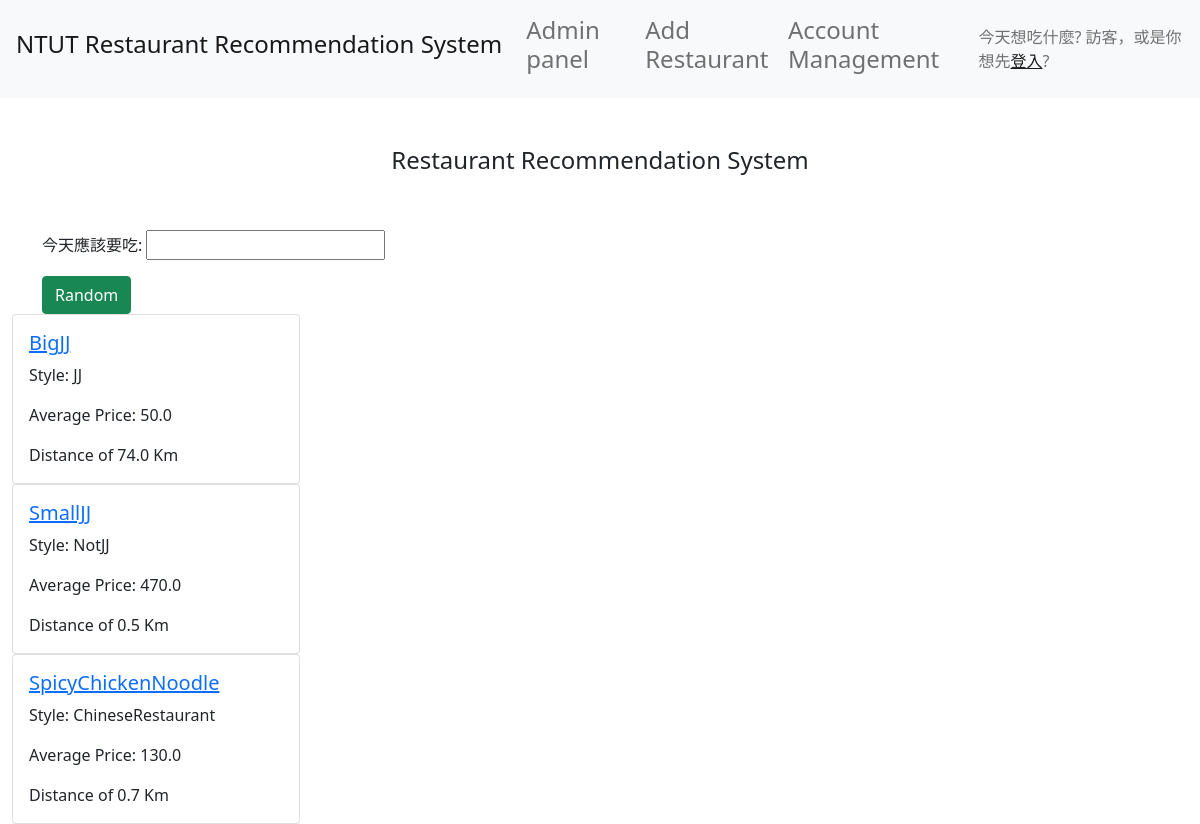
/, run on an earlier commit of the app's database.
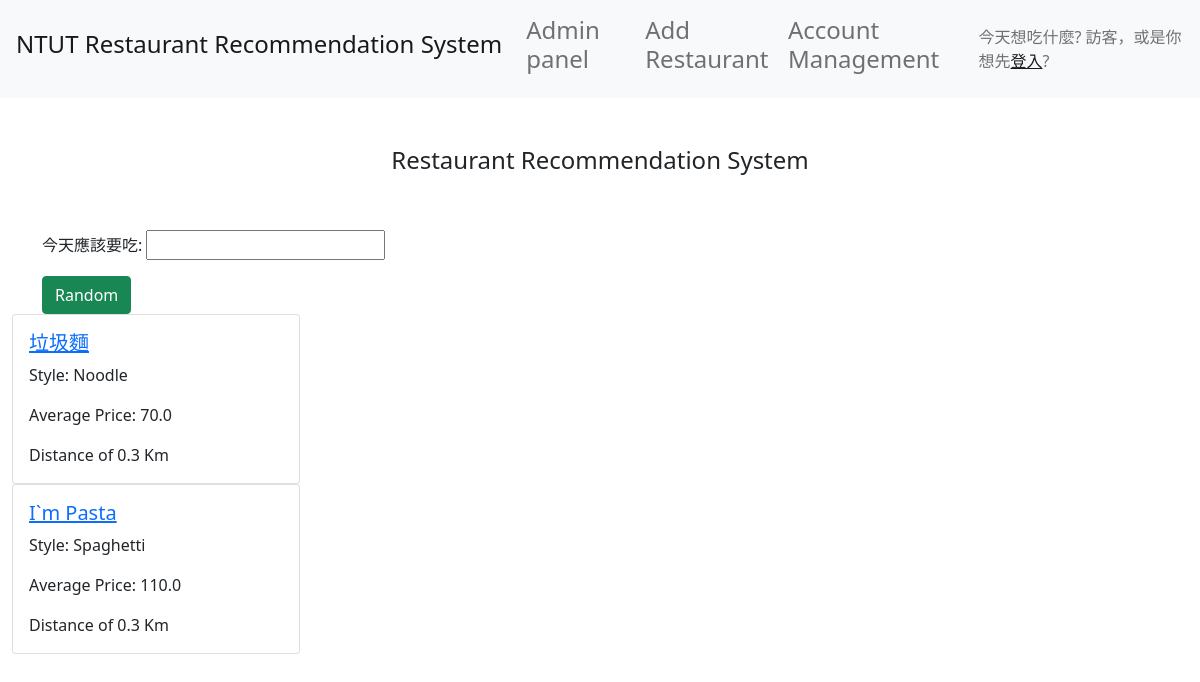
And on a later commit of the database.
### Restaurant/models.py (models this page shows, shortened)
class Restaurant(models.Model):
    STYLE_CHOICES = ()
    Name = models.CharField(max_length=50,
                            verbose_name='餐廳名字')
    Style = models.CharField(max_length=50,
                            verbose_name='餐廳類型')
    Price = models.DecimalField(max_digits=7,
                                decimal_places=1,
                                blank=True,
                                null=True,
                                verbose_name='價位')
    Img = models.ImageField(upload_to='Restaurant_Image/',
                            blank=True,
                            verbose_name='餐廳圖片')
    Distance = models.DecimalField(max_digits=7,
                                decimal_places=1,
                                blank=True,
                                null=True,
                                verbose_name='與學校距離')
    Address = models.CharField(max_length=50,
                            verbose_name='餐廳地址')
    Rating = models.DecimalField(max_digits=7,
                                decimal_places=1,
                                blank=True,
                                null=True,
                                verbose_name='評價')

### Restaurant/views.py (the view)
# urls.py: path('', views.index, name='index'),
def index(request):
    list_of_render = {
        'RestaurantList' : None,
        'Authenticated_msg' : None,
        'RandomRestaurant' : None
    }
    RestaurantList = Restaurant.objects.all()
    list_of_render['RestaurantList'] = RestaurantList
    global random_msg_trigger
    global authenticated_msg_trigger
    if random_msg_trigger == True:
        random_msg_trigger = False
        if randomrestaurant_info != None:
            list_of_render['RandomRestaurant'] = randomrestaurant_info.Name
    if authenticated_msg_trigger:
        authenticated_msg_trigger = False
        list_of_render['Authenticated_msg'] = authenticated_msg
    return render(request, 'Restaurant/listRestaurant.html', list_of_render)

### Restaurant/templates/Restaurant/listRestaurant.html (shortened to what this page needs)
<!doctype html>
<html lang="en">
  <head>
    {% load static %}
    <link rel="stylesheet" href="https://stackpath.bootstrapcdn.com/bootstrap/4.5.0/css/bootstrap.min.css">
    <link href="https://cdn.jsdelivr.net/npm/bootstrap@5.1.3/dist/css/bootstrap.min.css" rel="stylesheet">
  </head>
  <body>
    <nav class = "navbar navbar-expand-lg navbar-light bg-light" style="background-color: #e3f2fd;">
      <div class="collapse navbar-collapse" id="navbarTogglerDemo01">
        <a class="navbar-brand" href="{% url 'index' %}"><h4>NTUT Restaurant Recommendation System</h4></a>
        <ul class="navbar-nav mr-auto mt-2 mt-lg-0">
          <li class="nav-item">
            <a class="nav-link" href="{% url 'admin:index' %}"><h4>Admin panel</h4></a>
          </li>
          <li class="nav-item">
            <a class="nav-link" href="{% url 'add-restaurant' %}"><h4>Add Restaurant</h4></a>
          </li>
          <li class="nav-item">
            <a class="nav-link" href="{% url 'accounts-index' %}"><h4>Account Management</h4></a>
          </li>
        </ul>
        {% if user.is_authenticated %}
        <span class="navbar-text">
          今天想吃什麼?{{ user.username }}
        </span>
        <a href="{% url 'logout' %}">登出</a>
        {% else %}
        <span class="navbar-text">
          今天想吃什麼? 訪客，或是你想先<a href="{% url 'login' %}">登入</a>?
        </span>
        {% endif %}
      </div>
    </nav>
    <div class="container-fluid">
      {% block content %}
      <h4 class="text-center p-5">
      Restaurant Recommendation System
      </h4>
      <div class="container">
        {% if RandomRestaurant == None %}
        <p>今天應該要吃: <input type="text" readonly="readonly" id="rdrs"></p>
        {% else %}
        <p>今天應該要吃: <input type="text" value="{{ Restaurant_selected.Name }}" readonly="readonly" id="rdrs"></p>
        {% endif %}
        <a href="{% url 'random' %}"  class="btn btn-success" id="rdbtn">Random</a>
      </div>
      <div class="card-column">
        {% for R in RestaurantList %}
        <div class="card" style="width: 18rem;">
          <div class="card-body">
            <h5 class="card-title"><a href="resturant/{{ R.id }}">{{R.Name}}</a></h5>
            <p class="card-text">Style: {{R.Style}}</p>
            <p class="card-text">Average Price: {{R.Price}}</p>
            <p class="card-text">Distance of {{R.Distance}} Km</p>
          </div>
        </div>
        {% endfor %}
      </div>
      {% endblock %}
    </div>
  </body>
</html>

What changed in the data, as far as the page shows it:
removed Restaurant: Name "BigJJ", Style "JJ", Price "50.0", Distance "74.0"
removed Restaurant: Name "SmallJJ", Style "NotJJ", Price "470.0", Distance "0.5"
removed Restaurant: Name "SpicyChickenNoodle", Style "ChineseRestaurant", Price "130.0", Distance "0.7"
added Restaurant: Name "垃圾麵", Style "Noodle", Price "70.0", Distance "0.3"
added Restaurant: Name "I`m Pasta", Style "Spaghetti", Price "110.0", Distance "0.3"
